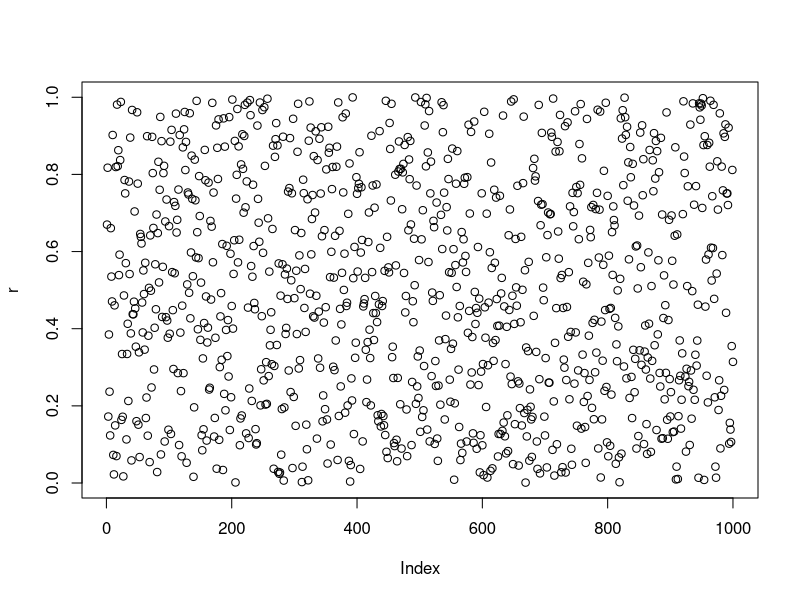
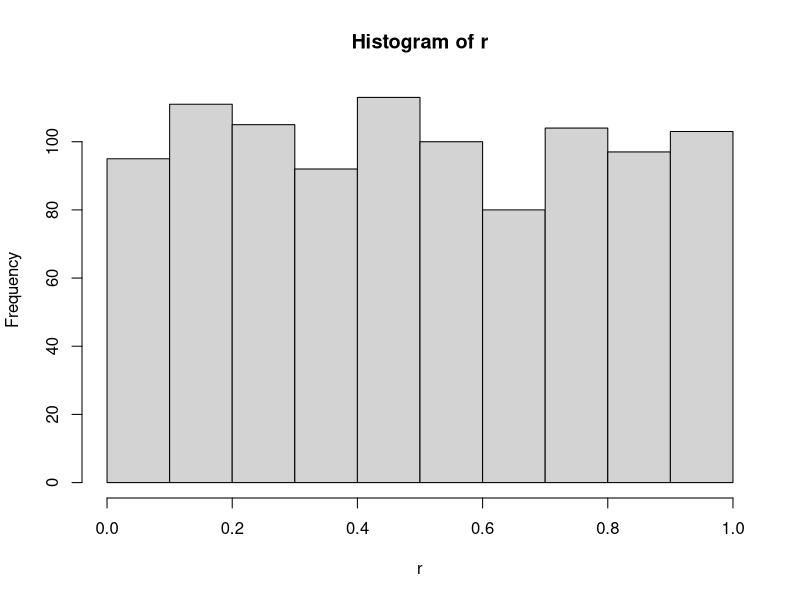
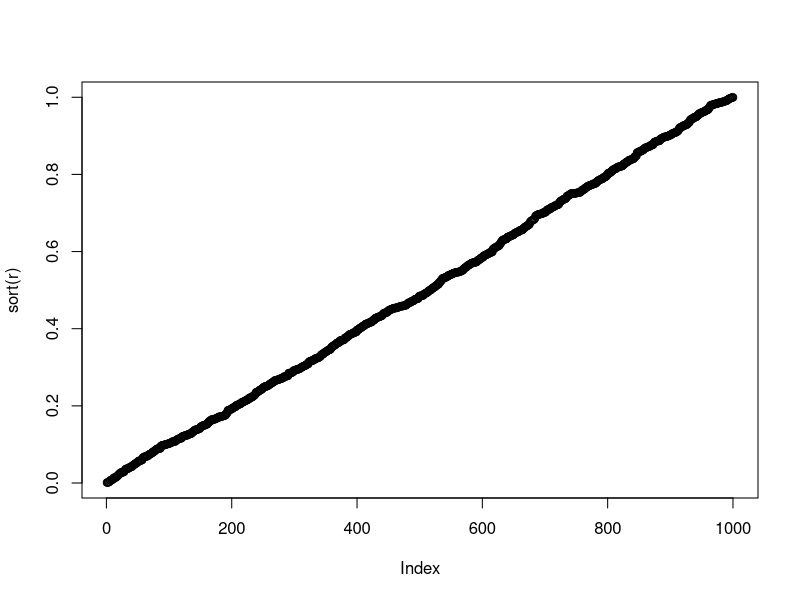
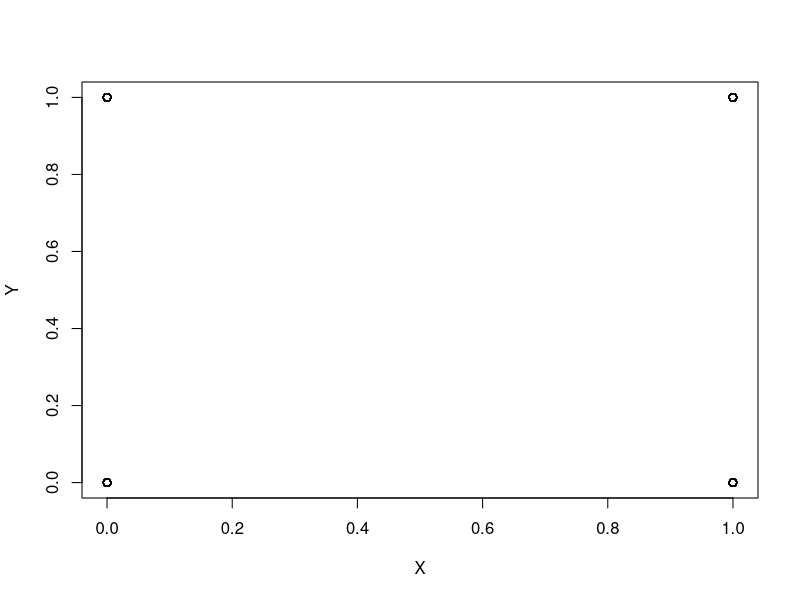
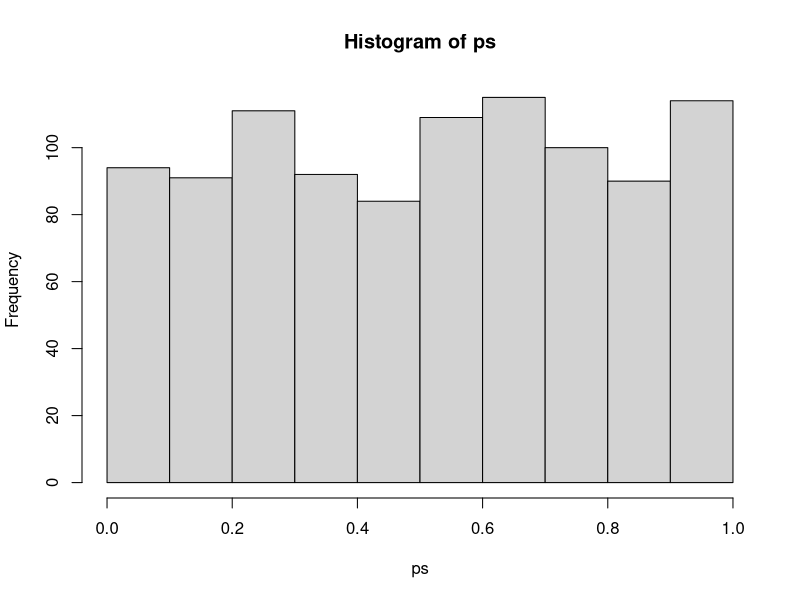
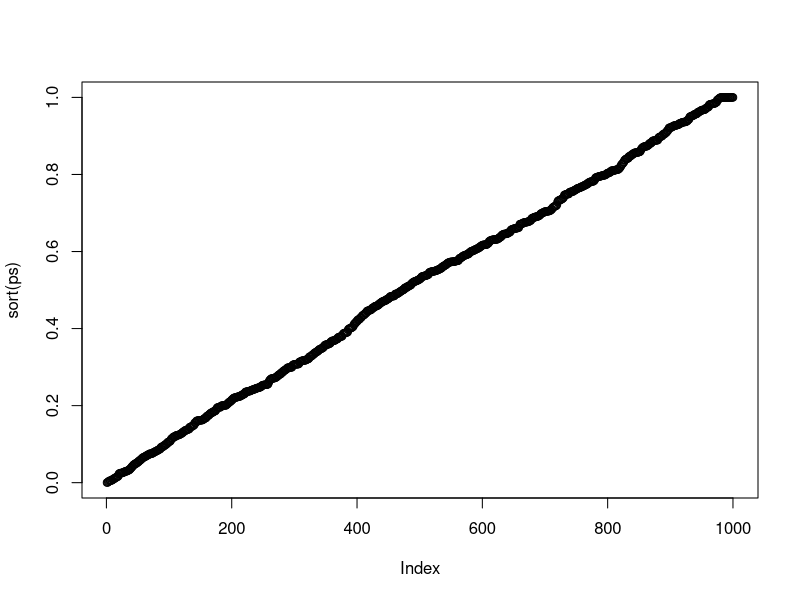
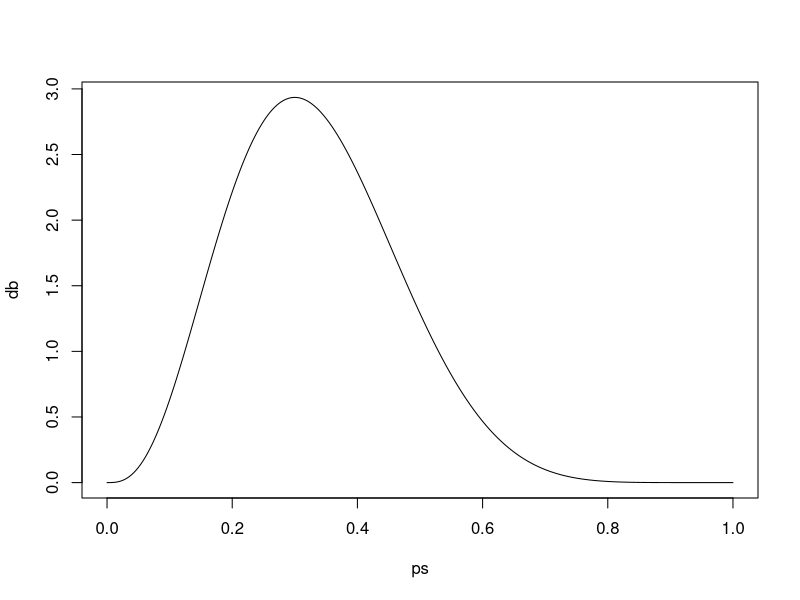

These figures' R source, in order: (Note: this script raises an error after producing the figures.)
## ---- chunk 1
# 一様分布からの乱数発生
n <- 1000
r <- runif(n)
plot(r)
hist(r)
plot(sort(r))
## ---- chunk 2
n <- 10000
X <- sample(c(0,1),n,replace=TRUE)
Y <- sample(c(0,1),n,replace=TRUE)
plot(X,Y)
table(X,Y)
tab <- table(X,Y)
chisq.test(tab)
## ---- chunk 3
n.iter <- 1000
ps <- rep(0,n.iter)
for(i in 1:n.iter){
  X <- sample(c(0,1),n,replace=TRUE)
  Y <- sample(c(0,1),n,replace=TRUE)
  tab <- table(X,Y)
  chisqout <- chisq.test(tab)
  ps[i] <- chisqout$p.value
}
## ---- chunk 4
hist(ps)
plot(sort(ps))
## ---- chunk 5
my.exact.prob <- function(tab){
  a <- tab[1,1]
  b <- tab[1,2]
  c <- tab[2,1]
  d <- tab[2,2]
  ab <- a + b
  cd <- c + d
  ac <- a + c
  bd <- b + d
  n <- sum(tab)
  bunbo <- factorial(n) * factorial(a)*factorial(b)*factorial(c)*factorial(d)
  bunsi <- factorial(ab)*factorial(cd)*factorial(ac)*factorial(bd)
  prob <- bunsi / bunbo
  return(prob)
}
## ---- chunk 6
tab1 <- matrix(c(1,1,1,0),2,2)
tab1
tab2 <- matrix(c(2,0,0,1),2,2)
my.exact.prob(tab1)
my.exact.prob(tab2)
## ---- chunk 7
fisher.test(tab)
## ---- chunk 8
ps <- seq(from=0,to=1,length=1000)
n <- 10
k <- 3
db <- dbeta(ps,k+1,n-k+1) # "+1"はおまじない
plot(ps,db,type="l")
## ---- chunk 9
rbinom()
rmultinom()
rnorm()
## ---- chunk 10
prop.trend.test()
## ---- chunk 11
runif(10)
plot(runif(10))
